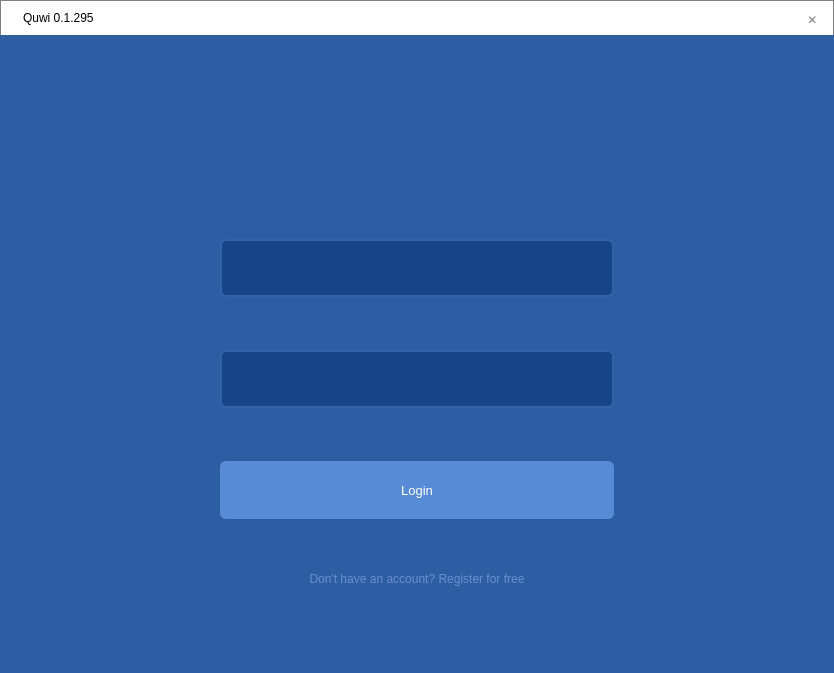
<?xml version="1.0" encoding="UTF-8"?>
<ui version="4.0">
 <class>demoQClass</class>
 <widget class="QMainWindow" name="demoQClass">
  <property name="geometry">
   <rect>
    <x>0</x>
    <y>0</y>
    <width>834</width>
    <height>673</height>
   </rect>
  </property>
  <property name="minimumSize">
   <size>
    <width>834</width>
    <height>612</height>
   </size>
  </property>
  <property name="maximumSize">
   <size>
    <width>834</width>
    <height>673</height>
   </size>
  </property>
  <property name="windowTitle">
   <string>Quwi 0.1.295</string>
  </property>
  <property name="windowIcon">
   <iconset resource="demoq.qrc">
    <normaloff>:/demoQ/Resources/images/mainicon.ico</normaloff>:/demoQ/Resources/images/mainicon.ico</iconset>
  </property>
  <property name="styleSheet">
   <string notr="true">background-color: rgb(45, 93, 163);

</string>
  </property>
  <widget class="QWidget" name="centralWidget">
   <property name="sizePolicy">
    <sizepolicy hsizetype="Preferred" vsizetype="Fixed">
     <horstretch>0</horstretch>
     <verstretch>0</verstretch>
    </sizepolicy>
   </property>
   <property name="styleSheet">
    <string notr="true">QLineEdit {
background-color: rgb(23, 69, 136);
border-color: rgb(49, 98, 170);
border-width: 2px; 
border-style: solid;
border-radius: 6px;
color:white;

}
QPushButton{
color: white;
background-color: rgb(88, 139, 214);
border-color:  rgb(88, 139, 214);
border-width: 2px; 
border-style: solid;
border-radius: 6px;
}

QPushButton:hover{
background-color: rgb(116, 148, 195);
border-color: rgb(116, 148, 195);
}

QLabel#title_label{
background-color: rgb(255, 255, 255);
}
QLabel#icon_label{
background-color: rgb(255, 255, 255);
}
QFrame#title_frame{
background-color: rgb(255, 255, 255);
border-width: 1px 1px 0px 1px; 
border-color: gray;
border-style: solid;
}
QPushButton#title_x
{
background-color: rgb(255, 255, 255);
border-width: 0px; 
border-radius: 0px;
color: gray;
}
QPushButton#title_x:hover
{
background-color: rgb(232, 17, 35);
border-width: 0px; 
border-radius: 0px;
color: white;
}</string>
   </property>
   <layout class="QVBoxLayout" name="verticalLayout_2">
    <property name="spacing">
     <number>0</number>
    </property>
    <property name="sizeConstraint">
     <enum>QLayout::SetNoConstraint</enum>
    </property>
    <property name="leftMargin">
     <number>0</number>
    </property>
    <property name="topMargin">
     <number>0</number>
    </property>
    <property name="rightMargin">
     <number>0</number>
    </property>
    <property name="bottomMargin">
     <number>0</number>
    </property>
    <item>
     <widget class="QCustom_titlebar" name="title_frame">
      <property name="sizePolicy">
       <sizepolicy hsizetype="Preferred" vsizetype="Fixed">
        <horstretch>0</horstretch>
        <verstretch>0</verstretch>
       </sizepolicy>
      </property>
      <property name="minimumSize">
       <size>
        <width>0</width>
        <height>4</height>
       </size>
      </property>
      <property name="maximumSize">
       <size>
        <width>16777215</width>
        <height>35</height>
       </size>
      </property>
      <property name="sizeIncrement">
       <size>
        <width>0</width>
        <height>10</height>
       </size>
      </property>
      <property name="baseSize">
       <size>
        <width>0</width>
        <height>0</height>
       </size>
      </property>
      <property name="frameShape">
       <enum>QFrame::NoFrame</enum>
      </property>
      <property name="frameShadow">
       <enum>QFrame::Plain</enum>
      </property>
      <layout class="QGridLayout" name="gridLayout_4" rowstretch="0">
       <property name="leftMargin">
        <number>8</number>
       </property>
       <property name="topMargin">
        <number>0</number>
       </property>
       <property name="rightMargin">
        <number>0</number>
       </property>
       <property name="bottomMargin">
        <number>0</number>
       </property>
       <property name="spacing">
        <number>0</number>
       </property>
       <item row="0" column="1">
        <layout class="QGridLayout" name="gridLayout_3" rowstretch="0">
         <property name="horizontalSpacing">
          <number>7</number>
         </property>
         <property name="verticalSpacing">
          <number>0</number>
         </property>
         <item row="0" column="0">
          <widget class="QLabel" name="icon_label">
           <property name="minimumSize">
            <size>
             <width>5</width>
             <height>5</height>
            </size>
           </property>
           <property name="maximumSize">
            <size>
             <width>20</width>
             <height>20</height>
            </size>
           </property>
           <property name="text">
            <string/>
           </property>
           <property name="pixmap">
            <pixmap resource="demoq.qrc">:/demoQ/Resources/images/mainicon.ico</pixmap>
           </property>
           <property name="scaledContents">
            <bool>true</bool>
           </property>
           <property name="alignment">
            <set>Qt::AlignLeading|Qt::AlignLeft|Qt::AlignVCenter</set>
           </property>
          </widget>
         </item>
         <item row="0" column="1">
          <widget class="QLabel" name="title_label">
           <property name="enabled">
            <bool>true</bool>
           </property>
           <property name="sizePolicy">
            <sizepolicy hsizetype="Preferred" vsizetype="Fixed">
             <horstretch>0</horstretch>
             <verstretch>3</verstretch>
            </sizepolicy>
           </property>
           <property name="minimumSize">
            <size>
             <width>0</width>
             <height>30</height>
            </size>
           </property>
           <property name="maximumSize">
            <size>
             <width>16777215</width>
             <height>500</height>
            </size>
           </property>
           <property name="font">
            <font>
             <pointsize>9</pointsize>
            </font>
           </property>
           <property name="styleSheet">
            <string notr="true"/>
           </property>
           <property name="text">
            <string>Quwi 0.1.295</string>
           </property>
          </widget>
         </item>
         <item row="0" column="3">
          <widget class="QPushButton" name="title_x">
           <property name="sizePolicy">
            <sizepolicy hsizetype="Fixed" vsizetype="Preferred">
             <horstretch>0</horstretch>
             <verstretch>0</verstretch>
            </sizepolicy>
           </property>
           <property name="minimumSize">
            <size>
             <width>41</width>
             <height>36</height>
            </size>
           </property>
           <property name="maximumSize">
            <size>
             <width>41</width>
             <height>36</height>
            </size>
           </property>
           <property name="text">
            <string>✕</string>
           </property>
          </widget>
         </item>
         <item row="0" column="2">
          <spacer name="horizontalSpacer">
           <property name="orientation">
            <enum>Qt::Horizontal</enum>
           </property>
           <property name="sizeHint" stdset="0">
            <size>
             <width>40</width>
             <height>20</height>
            </size>
           </property>
          </spacer>
         </item>
        </layout>
       </item>
      </layout>
     </widget>
    </item>
    <item>
     <layout class="QVBoxLayout" name="verticalLayout">
      <property name="spacing">
       <number>32</number>
      </property>
      <property name="leftMargin">
       <number>220</number>
      </property>
      <property name="topMargin">
       <number>30</number>
      </property>
      <property name="rightMargin">
       <number>220</number>
      </property>
      <property name="bottomMargin">
       <number>15</number>
      </property>
      <item>
       <widget class="QLabel" name="label">
        <property name="sizePolicy">
         <sizepolicy hsizetype="Preferred" vsizetype="Fixed">
          <horstretch>0</horstretch>
          <verstretch>0</verstretch>
         </sizepolicy>
        </property>
        <property name="minimumSize">
         <size>
          <width>0</width>
          <height>100</height>
         </size>
        </property>
        <property name="text">
         <string/>
        </property>
        <property name="pixmap">
         <pixmap resource="demoq.qrc">:/demoQ/Resources/images/QUWI.png</pixmap>
        </property>
        <property name="alignment">
         <set>Qt::AlignCenter</set>
        </property>
       </widget>
      </item>
      <item>
       <widget class="QMarked_LineEdit" name="text_email">
        <property name="minimumSize">
         <size>
          <width>0</width>
          <height>58</height>
         </size>
        </property>
        <property name="font">
         <font>
          <family>Arial</family>
          <pointsize>10</pointsize>
         </font>
        </property>
        <property name="styleSheet">
         <string notr="true"/>
        </property>
        <property name="alignment">
         <set>Qt::AlignCenter</set>
        </property>
        <property name="placeholderText">
         <string/>
        </property>
       </widget>
      </item>
      <item>
       <widget class="QMarked_LineEdit" name="text_password">
        <property name="minimumSize">
         <size>
          <width>0</width>
          <height>58</height>
         </size>
        </property>
        <property name="font">
         <font>
          <family>Arial</family>
          <pointsize>10</pointsize>
         </font>
        </property>
        <property name="echoMode">
         <enum>QLineEdit::Password</enum>
        </property>
        <property name="alignment">
         <set>Qt::AlignCenter</set>
        </property>
       </widget>
      </item>
      <item>
       <widget class="QLoading_PushButton" name="pushButton">
        <property name="minimumSize">
         <size>
          <width>0</width>
          <height>58</height>
         </size>
        </property>
        <property name="font">
         <font>
          <family>Arial</family>
          <pointsize>10</pointsize>
         </font>
        </property>
        <property name="text">
         <string>Login</string>
        </property>
       </widget>
      </item>
      <item>
       <widget class="QLabel" name="label_2">
        <property name="sizePolicy">
         <sizepolicy hsizetype="Preferred" vsizetype="Fixed">
          <horstretch>0</horstretch>
          <verstretch>0</verstretch>
         </sizepolicy>
        </property>
        <property name="text">
         <string>&lt;html&gt;&lt;head/&gt;&lt;body&gt;&lt;p&gt;&lt;a href=&quot;https://quwi.com/signup&quot;&gt;&lt;span style=&quot; color:#688fcf;text-decoration:none;&quot;&gt;Don't have an account? Register for free&lt;/span&gt;&lt;/a&gt;&lt;/p&gt;&lt;/body&gt;&lt;/html&gt;</string>
        </property>
        <property name="alignment">
         <set>Qt::AlignCenter</set>
        </property>
        <property name="margin">
         <number>24</number>
        </property>
        <property name="openExternalLinks">
         <bool>true</bool>
        </property>
       </widget>
      </item>
      <item>
       <spacer name="verticalSpacer">
        <property name="orientation">
         <enum>Qt::Vertical</enum>
        </property>
        <property name="sizeType">
         <enum>QSizePolicy::Preferred</enum>
        </property>
        <property name="sizeHint" stdset="0">
         <size>
          <width>20</width>
          <height>50</height>
         </size>
        </property>
       </spacer>
      </item>
     </layout>
    </item>
   </layout>
  </widget>
 </widget>
 <layoutdefault spacing="6" margin="11"/>
 <customwidgets>
  <customwidget>
   <class>QMarked_LineEdit</class>
   <extends>QLineEdit</extends>
   <header>qmarked_lineedit.h</header>
  </customwidget>
  <customwidget>
   <class>QLoading_PushButton</class>
   <extends>QPushButton</extends>
   <header>qloading_pushbutton.h</header>
  </customwidget>
  <customwidget>
   <class>QCustom_titlebar</class>
   <extends>QFrame</extends>
   <header>qcustom_titlebar.h</header>
   <container>1</container>
  </customwidget>
 </customwidgets>
 <resources>
  <include location="demoq.qrc"/>
 </resources>
 <connections/>
</ui>
